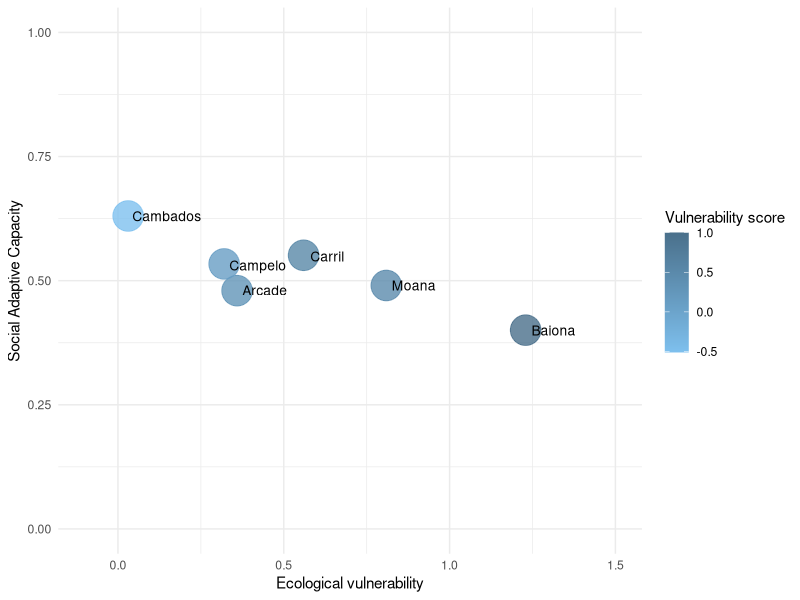
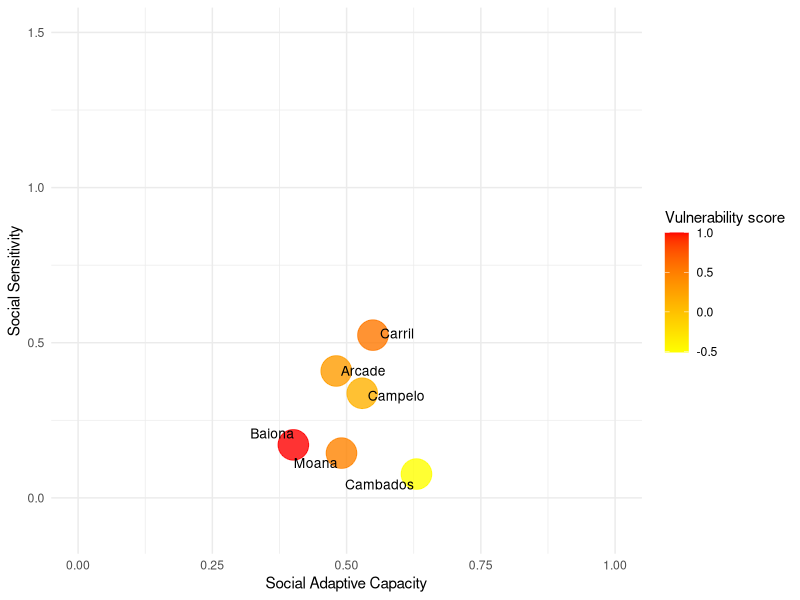
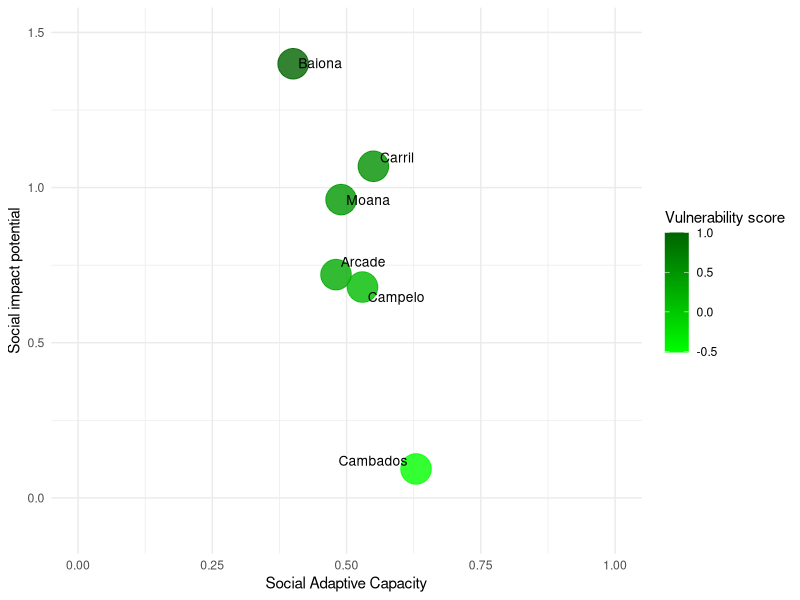
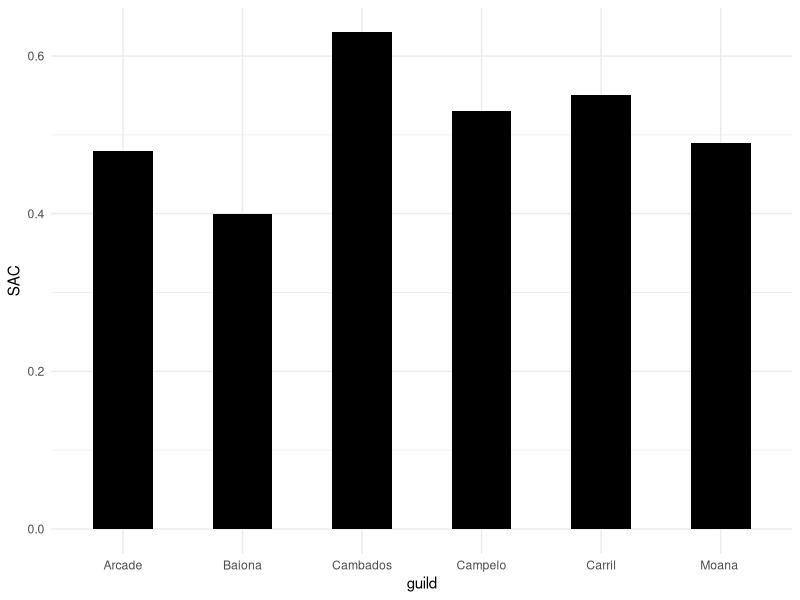
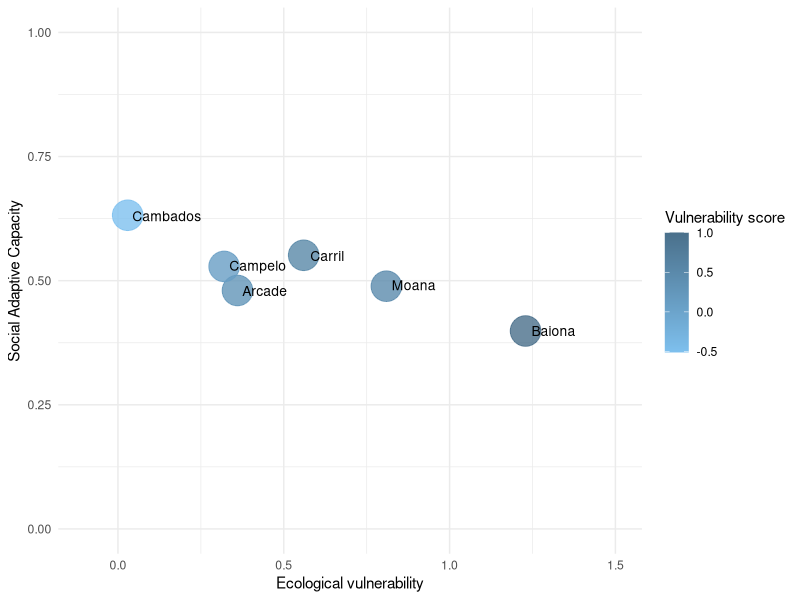
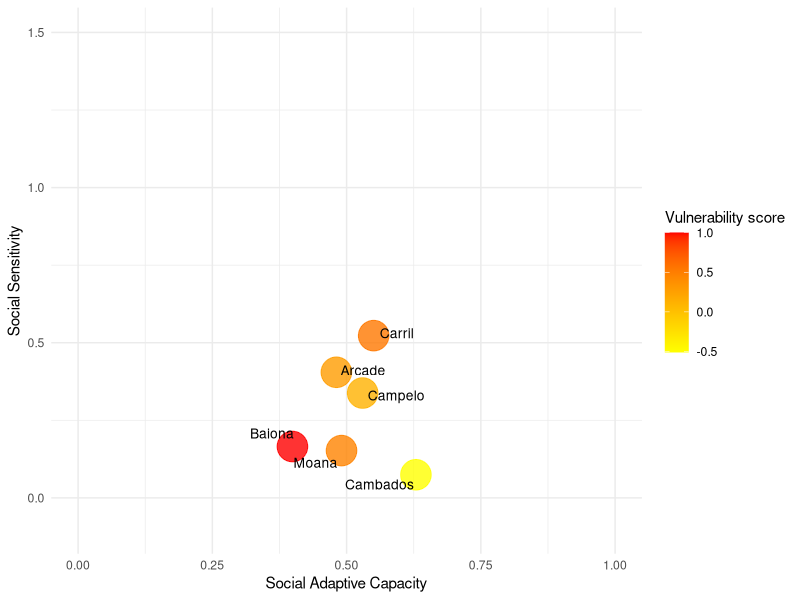
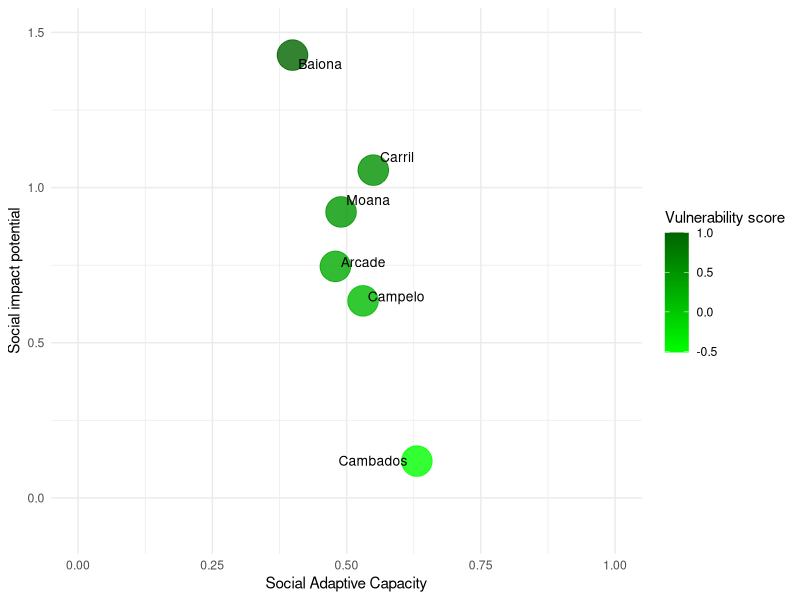
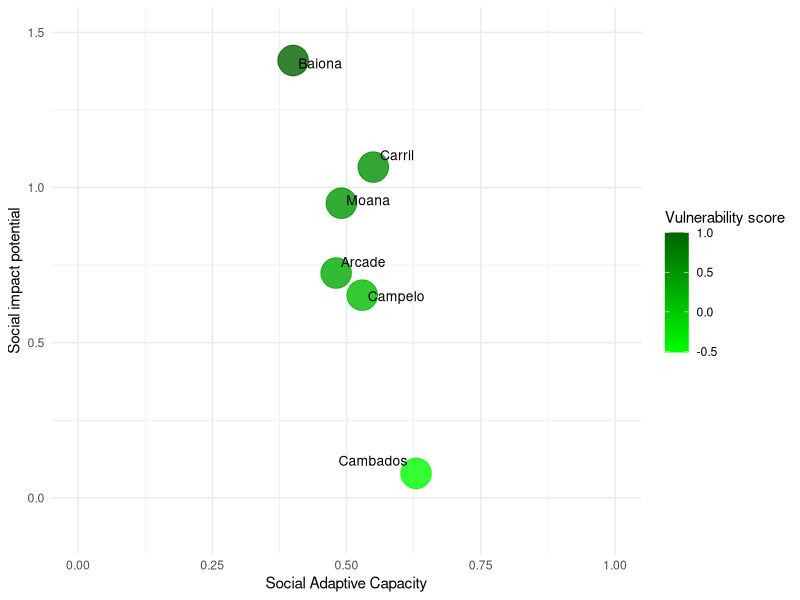

Write R code to recreate these figures, in order.
### This code is mean to plot socio-ecological dimensions from the cor set.
### Francesca Barazetta
### July 2018

# Load libraries
library(tidyverse)
library(ggplot2)
library(ggrepel)
library(tidyr)
library(tibble)
library(scales)
library(dplyr)

# Load data
V <- read.csv("data_cor/Vulnerability.csv", sep=";")
EV <- read.csv("data_cor/Ecol_vul.csv", sep=";")
SAC <- read.csv("data_cor/SAC.csv", sep=";")
SIP <- read.csv("data_cor/SIP.csv", sep=";")
SS <- read.csv("data_cor/SS.csv", sep=";")

# Make guild column into character 
V$guild <- as.character(V$guild) 
EV$guild <- as.character(EV$guild)  
SAC$guild <- as.character(SAC$guild)
SIP$guild <- as.character(SIP$guild)
SS$guild <- as.character(SS$guild)

# Join datasets
data <- left_join(V, EV, by="guild")
data <- left_join(data, SAC, by="guild")
data <- left_join(data, SIP, by="guild")
data <- left_join(data, SS, by="guild")

# Make guild into factor
data$guild <- as.factor(data$guild) 

f1 <- ggplot(data, aes(EV,SAC, label = guild)) +                #ggplot for figure 1, using data 
  geom_jitter(alpha=0.8, aes(color=V),
              position = position_jitter(width = .001), size=10)+
  geom_text_repel(data=data, size=3.5,hjust=1.1)+
  xlab("Ecological vulnerability")+
  ylab("Social Adaptive Capacity")+
  theme(legend.position="right")+
  labs(colour = "Vulnerability score")+
  scale_color_gradient(low = "skyblue2", high = "skyblue4")+
  theme_minimal()+
  ylim(0,1)+ 
  xlim(-0.1,1.5)
f1
##Saving the figure in /Figures:

ggsave("Figures/Figure 1.png", dpi = 600)

##Figure 2: SAC - SS - V
f2 <- ggplot(data, aes(SAC,SS, label = guild)) +                #ggplot for figure 1, using data 
  geom_jitter(alpha=0.8, aes(color=V),
              position = position_jitter(width = .001), size=10)+
  geom_text_repel(data=data, size=3.5,hjust=1.1)+
  xlab("Social Adaptive Capacity")+
  ylab("Social Sensitivity")+
  theme(legend.position="right")+
  labs(colour = "Vulnerability score")+
  scale_color_gradient(low = "yellow", high = "red")+
  theme_minimal()+
  ylim(-0.1,1.5)+
  xlim(0,1)
f2
##Saving the figure in /Figures:

ggsave("Figures/Figure 2.png", dpi = 600)

##Figure 3: SAC - SIP - V
f3 <- ggplot(data, aes(SAC,SIP, label = guild)) +                #ggplot for figure 1, using data 
  geom_jitter(alpha=0.8, aes(color=V),
              position = position_jitter(width = .001), size=10)+
  geom_text_repel(data=data, size=3.5,hjust=1.1)+
  xlab("Social Adaptive Capacity")+
  ylab("Social impact potential")+
  theme(legend.position="right")+
  labs(colour = "Vulnerability score")+
  scale_color_gradient(low = "green", high = "dark green")+
  theme_minimal()+
  ylim(-0.1,1.5)+
  xlim(0,1)
f3
##Saving the figure in /Figures:

ggsave("Figures/Figure 3.png", dpi = 600)

##Saving the figure in /Figures:

ggsave("Figures/Figure 1.png", dpi = 600)

#Barplot, SAC

f4 <- ggplot(data = data, aes(x = guild, y = SAC))+
  geom_bar(stat = "identity", width = 0.5, fill = "black")+
  theme_minimal()
f4
##Saving the figure in /Figures:

ggsave("Figures/Figure 4.png", dpi = 600)

